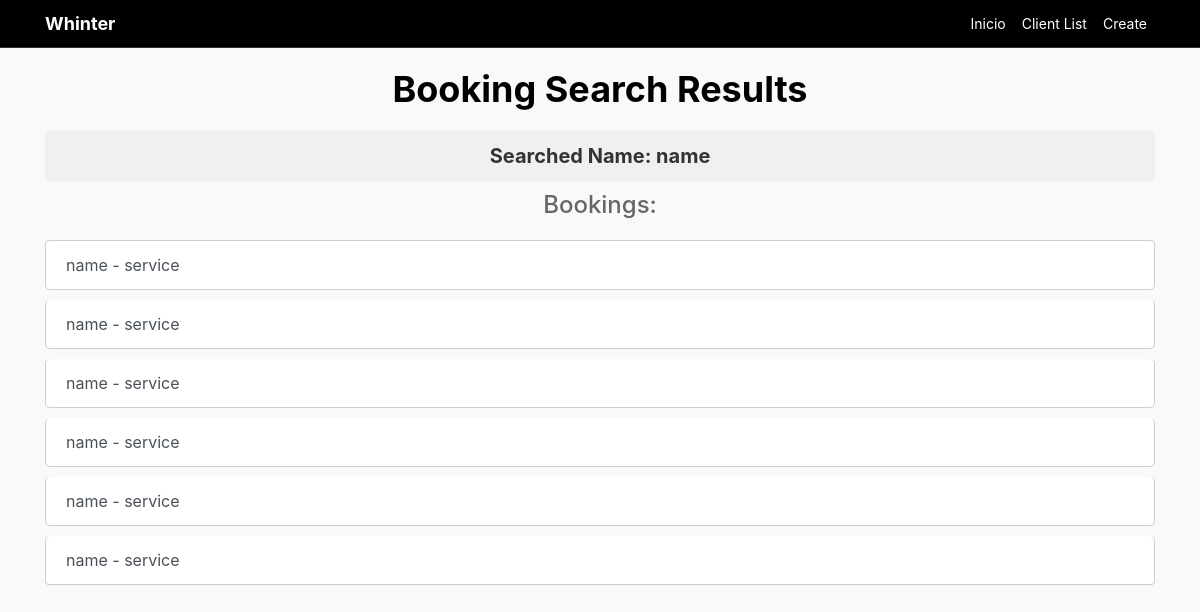
Page /whinter/searching/name on the earlier database version.
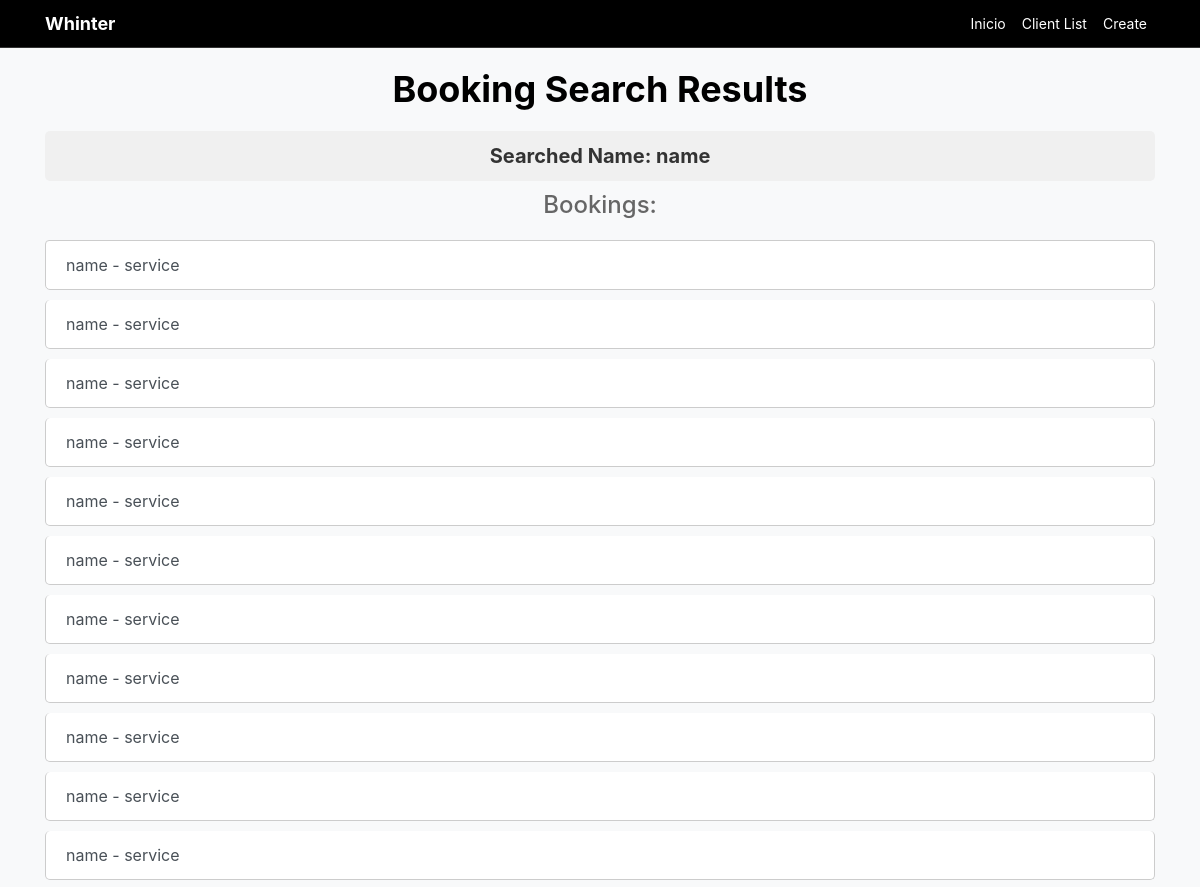
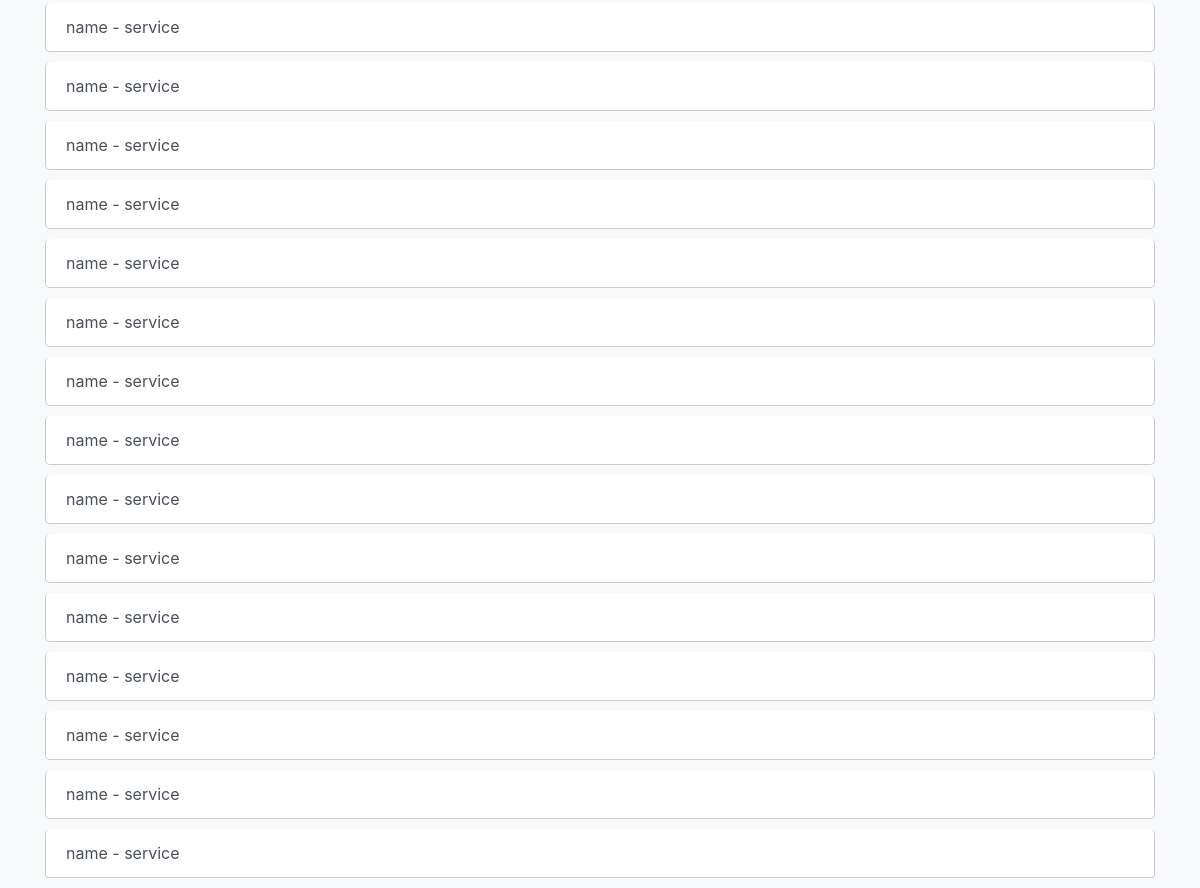
Same page on the later database version (2 pictures, top to bottom).
### whinter/models.py (models this page shows, shortened)
class Booking(models.Model):
    name = models.CharField(max_length=50)
    service = models.CharField(max_length=50)

### whinter/views.py (the view)
# urls.py: path("searching/<name>", search),
def search(request, name):
    print("-" * 100)
    print("-" * 100)
    print(request.method)
    booking = Booking.objects.filter(name=name).all()
    context = {
        'name' : name,
        'bookings' : booking
    }
    return render(request, 'search.html', context)

### whinter/templates/search.html (shortened to what this page needs)
<!DOCTYPE html>
<html lang="en">
<head>
    <link href="https://stackpath.bootstrapcdn.com/bootstrap/4.5.2/css/bootstrap.min.css" rel="stylesheet">
</head>
<body>
    <nav class="navbar navbar-expand-lg navbar-dark">
        <div class="container">
            <a class="navbar-brand" href="/">Whinter</a>
            <div class="collapse navbar-collapse" id="navbarSupportedContent">
                <ul class="navbar-nav ml-auto">
                    <li class="nav-item active">
                        <a class="nav-link" href="/whinter">Inicio <span class="sr-only">(current)</span></a>
                    </li>
                    <li class="nav-item">
                        <a class="nav-link" href="/whinter/list">Client List</a>
                    </li>
                    <li class="nav-item">
                        <a class="nav-link" href="/whinter/create/name/service">Create</a>
                    </li>
                </ul>
            </div>
        </div>
    </nav>
    <div class="container">
        <h1 class="title">Booking Search Results</h1>
        <p class="searched-name">Searched Name: {{ name }}</p>
        {% if bookings %}
            <h2 class="subtitle">Bookings:</h2>
            <div class="list-group">
                {% for booking in bookings %}
                    <a href="#" class="list-group-item list-group-item-action booking-item">{{ booking.name }} - {{ booking.service }}</a>
                {% endfor %}
            </div>
        {% else %}
            <p class="no-booking">No bookings found for the searched name.</p>
        {% endif %}
    </div>
</body>
</html>

Differences in the rows shown:
added Booking: name "name", service "service"
added Booking: name "name", service "service"
added Booking: name "name", service "service"
added Booking: name "name", service "service"
added Booking: name "name", service "service"
added Booking: name "name", service "service"
added Booking: name "name", service "service"
added Booking: name "name", service "service"
added Booking: name "name", service "service"
added Booking: name "name", service "service"
added Booking: name "name", service "service"
added Booking: name "name", service "service"
added Booking: name "name", service "service"
added Booking: name "name", service "service"
added Booking: name "name", service "service"
added Booking: name "name", service "service"
added Booking: name "name", service "service"
added Booking: name "name", service "service"
added Booking: name "name", service "service"
added Booking: name "name", service "service"
